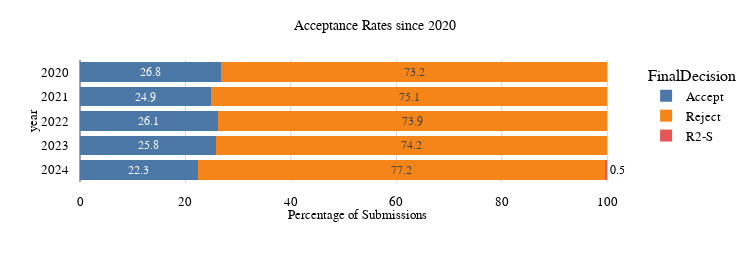

The code cell stored with this chart in its notebook:
### Markdown cell above
#### Acceptance Rates

Acceptance rates have fluctuated lightly from 2020-2023 (26.8%, 24.9%, 26.1% and 25.8%) though there **was** a dip (24.4%) in 2021. 
For 2024, we see a rather sharp drop off to 22.4%, which is partially caused by a lower first-round acceptance rate (23.2%) and amplified by 3 second-round rejects. 

This trend might mean that the reviewers want higher-quality articles, which would be good if the research field was becoming more stable and reached a steady state, or that they become more conservative, which would be detrimental to the development of novel less consensual research directions. We hope the VSC will enquire more deeply and provide guidelines to the OPC and reviewers to steer the conference in the right direction.

Comment Alex: here it would be good to get input from the OPCs. I don't know whether we should speculate on reasons in this report.

### Code cell
fig = px.bar(rates_decision_final,
    x = 'Percentage',
    y = 'year',
    barmode = 'stack',
    orientation = 'h',
    color = 'FinalDecision',
    text = 'Percentage',
    custom_data = ['FinalDecision','count'],
).update_layout(
    yaxis=dict(autorange="reversed", tickmode='linear'),
    title = 'Acceptance Rates since 2020',
    xaxis_title = 'Percentage of Submissions',
    **aspect(0.35)
).update_traces(
    hovertemplate = '%{customdata[1]} submissions in %{y} have decision %{customdata[0]}<extra></extra>',
).show(config=config)

### Figure 1 — Plotly figure (JSON) as saved in the notebook; plotly's stock layout.template omitted (floating-point values rounded to 4 significant figures)
{"data": [{"alignmentgroup": "True", "customdata": [["Accept", 157], ["Accept", 139], ["Accept", 124], ["Accept", 120], ["Accept", 110]], "hovertemplate": "%{customdata[1]} submissions in %{y} have decision %{customdata[0]}<extra></extra>", "legendgroup": "Accept", "marker": {"color": "#4C78A8", "pattern": {"shape": ""}}, "name": "Accept", "offsetgroup": "Accept", "orientation": "h", "showlegend": true, "text": [26.8, 25.8, 22.3, 26.1, 24.9], "textposition": "auto", "type": "bar", "x": [26.8, 25.8, 22.3, 26.1, 24.9], "xaxis": "x", "y": [2020, 2023, 2024, 2022, 2021], "yaxis": "y"}, {"alignmentgroup": "True", "customdata": [["Reject", 430], ["Reject", 428], ["Reject", 400], ["Reject", 340], ["Reject", 332]], "hovertemplate": "%{customdata[1]} submissions in %{y} have decision %{customdata[0]}<extra></extra>", "legendgroup": "Reject", "marker": {"color": "#F58518", "pattern": {"shape": ""}}, "name": "Reject", "offsetgroup": "Reject", "orientation": "h", "showlegend": true, "text": [77.2, 73.2, 74.2, 73.9, 75.1], "textposition": "auto", "type": "bar", "x": [77.2, 73.2, 74.2, 73.9, 75.1], "xaxis": "x", "y": [2024, 2020, 2023, 2022, 2021], "yaxis": "y"}, {"alignmentgroup": "True", "customdata": [["R2-S", 3]], "hovertemplate": "%{customdata[1]} submissions in %{y} have decision %{customdata[0]}<extra></extra>", "legendgroup": "R2-S", "marker": {"color": "#E45756", "pattern": {"shape": ""}}, "name": "R2-S", "offsetgroup": "R2-S", "orientation": "h", "showlegend": true, "text": [0.5], "textposition": "auto", "type": "bar", "x": [0.5], "xaxis": "x", "y": [2024], "yaxis": "y"}], "layout": {"barmode": "stack", "height": 262, "legend": {"title": {"text": "FinalDecision"}, "tracegroupgap": 0}, "margin": {"t": 60}, "title": {"text": "Acceptance Rates since 2020"}, "width": 750, "xaxis": {"anchor": "y", "domain": [0, 1], "title": {"text": "Percentage of Submissions"}}, "yaxis": {"anchor": "x", "autorange": "reversed", "domain": [0, 1], "tickmode": "linear", "title": {"text": "year"}}}}
